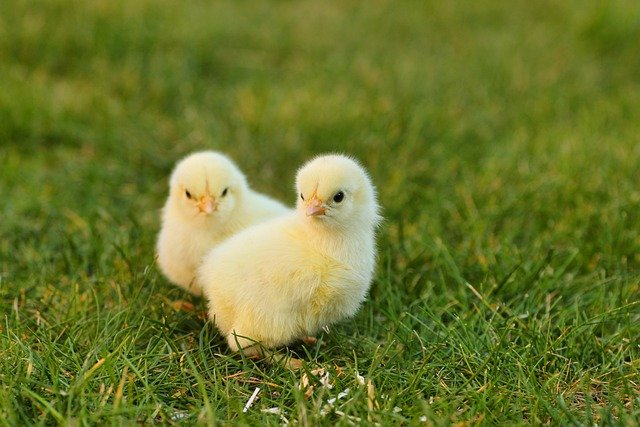
#> input picture basic/bb.jpg, 640 x 427 px
$ python _31_opencv_com.py
#> lines starting #> are read from the running program, lines starting #| are printed output that depends on the picture
import cv2          # opencv 포함

# pixabay           무료이미지
# pexels            무료동영상

img = cv2.imread('bb.jpg')       # 해당 경로의 파일 읽어오기
#> img is the input picture: shape (427, 640, 3); mean B, G, R 44, 117.6, 106.2
cv2.imshow('title', img)        # title이라는 이름으로 img를 표시
cv2.waitKey(0)              # 지정된 시간(ms)만큼 사용자 키 입력 대기
cv2.destroyAllWindows()

img_color = cv2.imread('bb.jpg', cv2.IMREAD_COLOR)     # 기본
img_gray = cv2.imread('bb.jpg', cv2.IMREAD_GRAYSCALE)      # 흑백
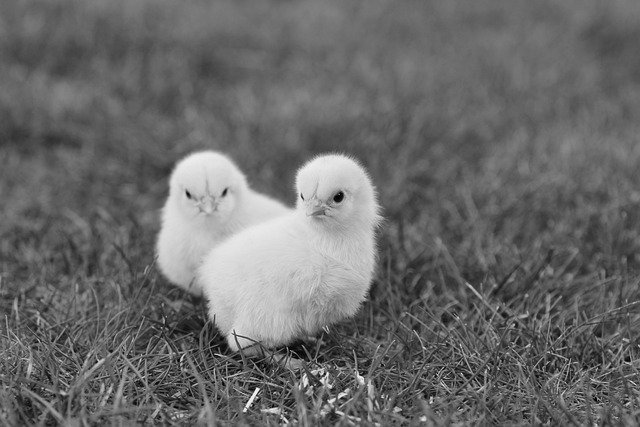
#> img_gray: shape (427, 640); min 0, max 255, mean 105.8
img_unchanged = cv2.imread('bb.jpg', cv2.IMREAD_UNCHANGED)     # 투명 영역까지 포함
cv2.imshow('img_color', img_color)
cv2.imshow('img_gray', img_gray)
cv2.imshow('img_unchanged', img_unchanged)

cv2.waitKey(0)
cv2.destroyAllWindows()

# ===============================

cap = cv2.VideoCapture('foreman.mp4')

while cap.isOpened():           # 동영상이 올바로 열렸는지?
    ret, frame = cap.read()     # ret : 성공 여부, frame : 받아온 이미지 (프레임)
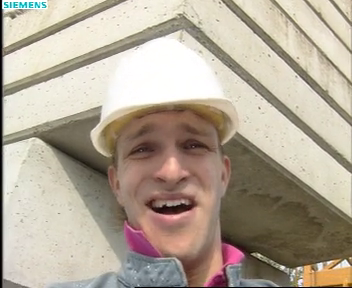
#> input picture frame 30 of basic/foreman.mp4, 352 x 288 px
#> frame is the input picture: shape (288, 352, 3); mean B, G, R 151, 167, 178.8
    if not ret:
        print("프레임 끝")
        break
    cv2.imshow('video', frame)

    if cv2.waitKey(25) == 27:
#> (key q is pressed here)
        print("사용자 입력으로 종료")
        break

cap.release()           # 자원 해제
cv2.destroyAllWindows()     # 모든 창 닫기


# 이미지 저장
img = cv2.imread('bb.jpg', cv2.IMREAD_GRAYSCALE)
cv2.imshow('img', img)
cv2.waitKey(0)
cv2.destroyAllWindows()

result = cv2.imwrite('img_save.jpg', img)
print(result)
#| True

# 동영상 저장
cap = cv2.VideoCapture('foreman.mp4')
# 코덱 정의
fourcc = cv2.VideoWriter_fourcc(*'DIVX')
width = round(cap.get(cv2.CAP_PROP_FRAME_WIDTH))
height = round(cap.get(cv2.CAP_PROP_FRAME_HEIGHT))
fps = cap.get(cv2.CAP_PROP_FPS)

# 저장 파일명, 코덱, FPS, 크기(width, height)
out = cv2.VideoWriter("output.avi", fourcc, fps, (width,height))

while cap.isOpened():
    ret, frame = cap.read()

    if not ret:
        break

    frame_resized = cv2.resize(frame, None, fx=1.5, fy=1.5, interpolation=cv2.INTER_CUBIC)
    out.write(frame_resized)            # 영상데이터 저장(소리X)
    cv2.imshow('video', frame_resized)
    if cv2.waitKey(25) == ord('q'):
#> (key q is pressed here)
        break

out.release()       # 자원해제
cap.release()
cv2.destroyAllWindows()

img = cv2.imread('img.jpg')
#> (the run stopped early here; a loop or call above may not have finished)
